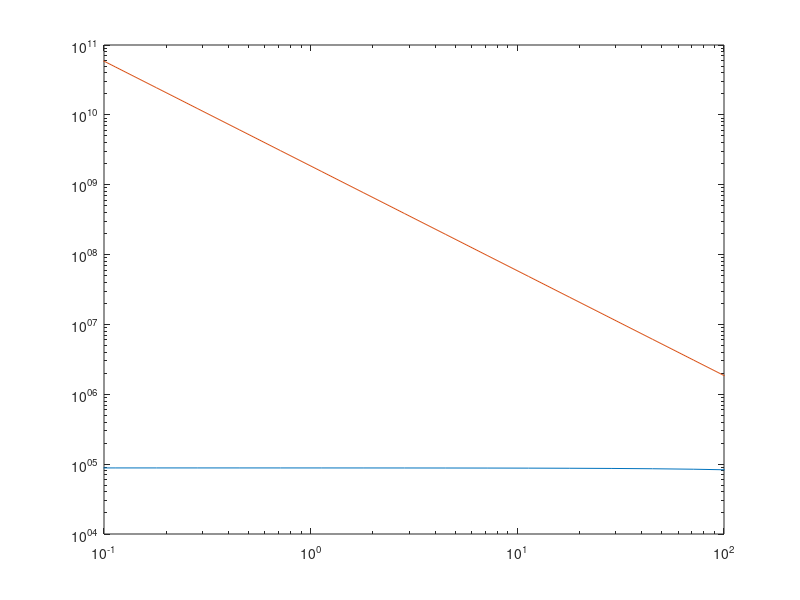

The MATLAB source for this figure: (Note: this script raises an error after producing the figure.)
function pde = mirror_velocity2
% Two-dimensional magnetic mirror from the FP paper - evolution of the ion velocity dependence
% of f in the presence of Coulomb collisions with background electrons
% 
% df/dt == nu_D/(2*sin(z)) d/dz ( sin(z) df/dz ) + 1/v^2 (d/dv(flux_v))
%a
% flux_v == v^3[(m_a/(m_a + m_b))nu_s f) + 0.5*nu_par*v*d/dv(f)]
%
% Run with
%
% asgard(mirror_velocity_twodimensional,'timestep_method','BE')

test = 'c';
pde.CFL = 0.01;

m_e = 9.109*10^-31; %electron mass in kg
m_H = 1.6726*10^-27; %hydrogen mass in kgs
m_D = 3.3443*10^-27; %deuterium mass in kgs
eps0 = 8.85*10^-12; %permittivity of free space in Farad/m
k_b = 1.380*10^-23; %Boltzmann constant in Joules/Kelvin
e = 1.602*10^-19; %charge in Coulombs
ln_delt = 12; %Coulomb logarithm

v_th = @(T_eV,m) sqrt(2*T_eV * e/m);

% species b
b.n = 4e19;
b.T_eV = 4;
b.Z = 1;
b.m = m_D;
b.vth = v_th(b.T_eV,b.m);

% species a
a.n = 4e19;
a.T_eV = 1e3;
a.Z = -1;
a.m = m_e;
a.vth = v_th(a.T_eV,a.m);

% L_ab = ln_delt*e^4/(m_a*eps0)^2; %Coefficient accounting for Coluomb force
switch test
    case 'a'
        T_eV_a = 0.05*T_eV_b; %Target temperature in Kelvin\
        offset = 10^6; %case with offset and change in Temperature
    case 'b'
        T_eV_a = 0.05*T_eV_b;
        offset = 0; %case with no offset but change in Temperature
    case 'c'
        a.T_eV = 1e3;
        offset = 10^7; %case with offset and no change in Temperature
end

% T_a = T_eV_a*11606; %converting to Kelvin
% T_b = T_eV_b*11606; %converting to Kelvin
% nu_s = @(v) psi(v./v_th(T_b,m_b)).*n_b*L_ab*(1 + m_a/m_b)./(2*pi*v_th(T_b,m_b).^3.*v./v_th(T_b,m_b)); %Slowing down frequency in s^-1; %parallel diffusion frequency
nu_par = @(v) psi(v./v_th(T_b,m_b)).*n_b*L_ab./(2*pi.*v.^3); %parallel diffusion frequency
maxwell = @(v,x,y) n_a/(pi^3/2.*y^3).*exp(-((v-x)/y).^2);
gauss = @(v,x) n_a/(sqrt(2*pi)*x)*exp(-0.5*((v - x)/x).^2);
nu_D =  @(v) n_b*L_ab.*(phi_f(v./v_th(T_b,m_b)) - psi(v./v_th(T_b,m_b)))./(4*pi.*v.^3); %deflection frequency in s^-1
% norm = 3.749;
init_func = @(v) maxwell(v,0,v_th(T_b,m_a)) + maxwell(v,5*10^6, 10^6);
pitch_z = @(z) z.*0 + 1;
pitch_t = @(t) exp(-nu_D(v_th(T_b,m_a))*t);


x = @(v,vth) v./vth; 
nu_ab0 = @(a,b) b.n * e^4 * a.Z^2 * b.Z^2 * ln_delt / (2*pi*eps0^2*a.m^2*b.vth^3);
nu_s = @(v,a,b) nu_ab0(a,b) .* (1+a.m/b.m) .* psi(x(v,b.vth)) ./ x(v,b.vth);

v_ = 10.^[1:.1:7];
loglog(0.5*a.m*v_.^2/e,nu_s(v_,a,a))
hold on
loglog(0.5*a.m*v_.^2/e,nu_s(v_,a,b))
xlim([0.1,1e2]);
ylim([1e4,1e11]);

BCFunc = @(v) init_func(v);


% Domain is (a,b)

% The function is defined for the plane
% x = a and x = b
BCL_fList = { ...
    @(v,p,t) v.*0, ... 
    @(z,p,t) pitch_z(z), ...
    @(t,p) pitch_t(t)
    };

BCR_fList = { ...
    @(v,p,t) BCFunc(v), ... % 
    @(z,p,t) pitch_z(z), ...
    @(t,p) pitch_t(t)
    };

%E = 1.0; %parallel Electric field

function ret = phi(x)
        ret = erf(x);
end
function ret = phi_f(x)
        ret = (x + 1./(2*x)).*erf(x) + exp(-x.^2)./sqrt(pi);     
end
function ret = psi(x)     
        dphi_dx = 2./sqrt(pi) * exp(-x.^2);
        ret = 1./(2*x.^2) .* (phi(x) - x.*dphi_dx);   
        ix = find(abs(x)<1e-5); % catch singularity at boundary
        ret(ix) = 0;
end

%% Setup the dimensions
% 
dim_v.name = 'v';
dim_v.domainMin = 0;
dim_v.domainMax = 3*10^7;
dim_v.init_cond_fn = @(v,p,t) init_func(v);

dim_z.name = 'z';
dim_z.domainMin = -pi;
dim_z.domainMax = pi;
dim_z.init_cond_fn = @(z,p,t) pitch_z(z)*pitch_t(t);

%%
% Add dimensions to the pde object
% Note that the order of the dimensions must be consistent with this across
% the remainder of this PDE.

pde.dimensions = {dim_v, dim_z};
num_dims = numel(pde.dimensions);

%% Setup the terms of the PDE

%% 
% termC == nu_D/(2*sin(z))*d/dz sin(z)*df/dz
%
% becomes 
%
% termC == g1(v) g2(z) q(z)   [mass, g1(p) = nu_D(v), g2(z) = 1/(2sin(z))  BC N/A]
%   q(z) == d/dz g3(z) r(z)   [grad, g3(z) =  sin(z), BCL=D,BCR=D]
%   r(z) == d/dp g4(z) f(z)   [grad, g3(p) = 1,      BCL=N,BCR=N]


g1 = @(v,p,t,dat) nu_D(v);
g2 = @(z,p,t,dat) 1./(2*sin(z));
g3 = @(z,p,t,dat) sin(z);
g4 = @(z,p,t,dat) z.*0 + 1;
pterm1  = MASS(g1);
pterm2  = MASS(g2);
pterm3  = GRAD(num_dims,g3,+1,'D','D');
pterm4 = GRAD(num_dims,g4,0,'N', 'N');
termC_z = TERM_1D({pterm1,pterm2,pterm3,pterm4});
termC   = TERM_ND(num_dims,{termC_z,[]});

% term V1 == 1/v^2 d/dv(v^3(m_a/(m_a + m_b))nu_s f))
% term V1 == g(v) q(v)      [mass, g(v) = 1/v^2,  BC N/A]
% q(v) == d/dv(g2(v)f(v))   [grad, g2(v) = v^3(m_a/(m_a + m_b))nu_s, BCL= N, BCR=N]

g1 = @(v,p,t,dat) 1./v.^2;
g2 = @(v,p,t,dat) v.^3*m_a.*nu_s(v)./(m_a + m_b);

pterm1 = MASS(g1);
pterm2  = GRAD(num_dims,g2,-1,'N','D', BCL_fList, BCR_fList);
termV_s = TERM_1D({pterm1,pterm2});
termV1   = TERM_ND(num_dims,{termV_s,[]});

%%
% term V2 == 1/v^2 d/dv(v^4*0.5*nu_par*d/dv(f))
% term V2 == g(v) q(v)      [mass, g(v) = 1/v^2,  BC N/A]
% q(v) == d/dv(g2(v)r(v))   [grad, g2(v) = v^4*0.5*nu_par, BCL= D, BCR=D]
% r(v) = d/dv(g3(v)f)       [grad, g3(v) = 1, BCL=N, BCR=N]

g1 = @(v,p,t,dat) 1./v.^2;
g2 = @(v,p,t,dat) v.^4.*0.5.*nu_par(v);
g3 = @(v,p,t,dat) v.*0 + 1;

pterm1 = MASS(g1);
pterm2 = GRAD(num_dims,g2,-1,'D','N');
pterm3 = GRAD(num_dims,g3,+1,'N','D', BCL_fList, BCR_fList);
termV_par = TERM_1D({pterm1,pterm2,pterm3});
termV2   = TERM_ND(num_dims,{termV_par,[]});

%%
% Add terms to the pde object

pde.terms = {termV1,termV2, termC};

%% Construct some parameters and add to pde object.
%  These might be used within the various functions below.

params.parameter1 = 0;
params.parameter2 = 1;

pde.params = params;

%% Add an arbitrary number of sources to the RHS of the PDE
% Each source term must have nDims + 1

%%
% Add sources to the pde data structure
pde.sources = {};

%% Define the analytic solution (optional).
% This requires nDims+time function handles.

    function ans = soln(v,p,t)
        ans = n_a/(pi^3/2.*v_th(T_b,m_a).^3).*exp(-(v./v_th(T_b,m_a)).^2);        
        if isfield(p,'norm_fac')
            ans = ans .* p.norm_fac;
        end
    end
    soln_handle = @soln;
    
pde.analytic_solutions_1D = { ...    
    @(v,p,t) soln_handle(v,p,t), ...
    @(z,p,t) pitch_z(z), ...
    @(t,p) t.*0 + 1; %pitch_t(t)
    };

%%
% Function to set time step
    function dt=set_dt(pde,CFL)
        
        Lmax = pde.dimensions{1}.domainMax;
        LevX = pde.dimensions{1}.lev;
        dt = Lmax/2^LevX*CFL;
    end

pde.set_dt = @set_dt;

end